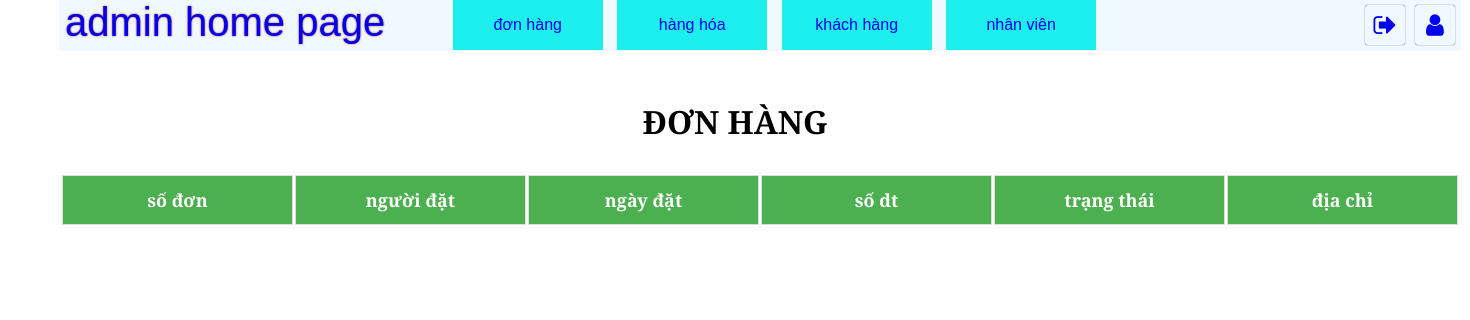
Page /admin/index.php on the earlier database version.
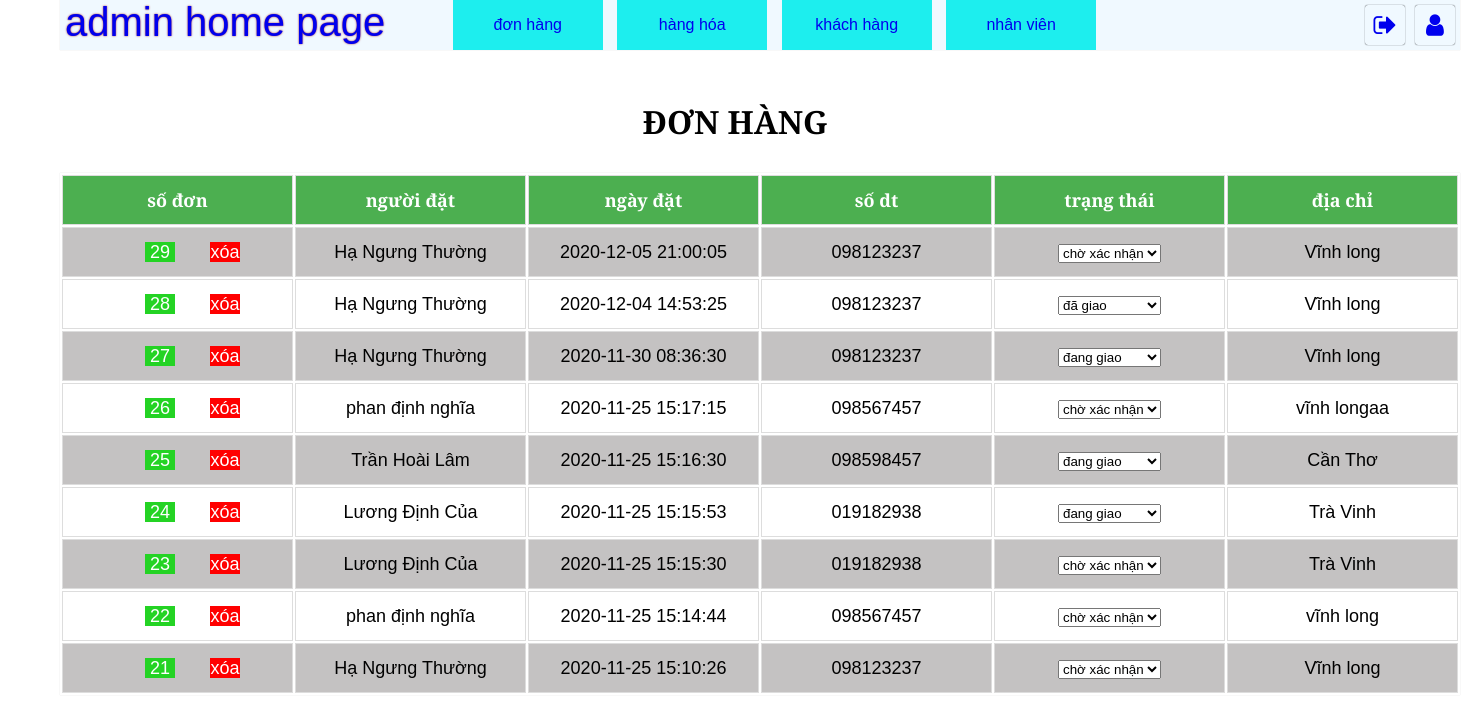
Same page on the later database version.
### tables this page shows
CREATE TABLE `dathang` (
  `SoDonDH` int(11) NOT NULL,
  `MSKH` int(11) NOT NULL,
  `MSNV` int(11) DEFAULT NULL,
  `NgayDH` datetime NOT NULL,
  `TrangThai` varchar(10) DEFAULT NULL
);

CREATE TABLE `khachhang` (
  `MSKH` int(11) NOT NULL,
  `Username` varchar(50) NOT NULL,
  `Passwords` varchar(50) NOT NULL,
  `HoTenKH` varchar(50) NOT NULL,
  `DiaChi` varchar(50) DEFAULT NULL,
  `SoDienThoai` varchar(10) DEFAULT NULL
);

### sql/select.php (called while the page is built)
<?php
    include '../sql/connect.php' ;
    $result =$connect->query($sql) or die("loi select roi");
?>

### admin/index.php (the view, shortened to what this page needs)
<!DOCTYPE html>
<html lang="en">
<head>
    <link rel="stylesheet" href="../css/styleAdmin.css">
    <link rel="stylesheet" href="https://cdnjs.cloudflare.com/ajax/libs/font-awesome/4.7.0/css/font-awesome.min.css">
</head>
<body>
    <?php
        include './searchbar.php';
        $sql = "SELECT dathang.SoDonDH,khachhang.HoTenKH,khachhang.DiaChi,
        khachhang.SoDienThoai,dathang.TrangThai,dathang.NgayDH,khachhang.MSKH from dathang INNER JOIN
        khachhang on dathang.MSKH = khachhang.MSKH  order by dathang.NgayDH desc";
        include '../sql/select.php';
    ?>
    <h1 class="tbname">ĐƠN HÀNG</h1>
    <table class="table_index">
        <tr>
            <th>số đơn</th>
            <th>người đặt</th>
            <th>ngày đặt</th>
            <th>số dt</th>
            <th>trạng thái</th>
            <th>địa chỉ</th>
        </tr>
        <?php
            $stt =1;
            while($row=mysqli_fetch_array($result) ){
                $stt++;
                ?>
                <tr>
                <td><a class="chitiet" href="./dadathang.php?sodon=<?php echo $row['SoDonDH']?>" class="choice_index" name="status<?php echo $stt ?>"><?php echo $row['SoDonDH'] ?></a>
                    <a class="xoa" href="../functions/deletecart.php?&hh=2&pid=<?php echo $row['SoDonDH']?>">  xóa</a>
                </td>
                <td><?php echo $row['HoTenKH'] ?></td>
                <td><?php echo $row['NgayDH'] ?></td>
                <td><?php echo $row['SoDienThoai'] ?></td>
                <td>
                <select class="status" name="status<?php echo $stt ?>" onchange="changes(this)">
                    <option value="wait" <?php if($row['TrangThai'] =="wait" ) {echo "selected";} ?>>chờ xác nhận</option>
                    <option value="shipping" <?php if($row['TrangThai'] =="shipping" ) {echo "selected";} ?>>đang giao</option>
                    <option value="delivered" <?php if($row['TrangThai'] =="delivered" ) {echo "selected";} ?>>đã giao</option>
                </select>
                </td>
                <td><?php echo $row['DiaChi'] ?></td>
                </tr>
                <?php
            }
        ?>
    </table>
</body>
</html>

### admin/searchbar.php
<div id="searchbar">
    <div id="logo"><a href="./index.php" title="trang chủ">admin home page</a></div>
    <div id="functions">
        <div title="đơn hàng"><a href="./index.php">đơn hàng</a></div>
        <div title="hàng hóa"><a href="./hanghoa.php">hàng hóa</a></div>
        <div title="khách hàng"><a href="./khachhang.php">khách hàng</a></div>
        <div title="nhân viên"><a href="./nhanvien.php">nhân viên</a></div>
    </div>
    <div id="cart">
        <a href="./cvkh.php" title="user" >
        <i class="fa fa-user" aria-hidden="true"></i>
        </a>
        <a href="./logout.php" title="đăng xuất">
        <i class="fa fa-sign-out" aria-hidden="true"></i>
        </a>
    </div>
</div>

### css/styleAdmin.css (style rules this page uses)
* { margin: 0; padding: 0 ; box-sizing: border-box; position: relative; font-family: 'Alegreya Sans', sans-serif; transition:0.3s; }
#menu ,#searchbar,#banner,#info ,#phone,#offer,#sign,#cv ,#fooder,#allcart,.table_index,.tshanghoa { width: 1400px; height: 50px; margin-left: 60px; box-shadow: 0px 0px 1px rgb(212, 212, 212); }
#searchbar { position: -webkit-sticky; position: sticky; display: flex; flex-direction: row; background: rgb(240, 249, 255); z-index: 300; }
#searchbar a { text-decoration: none; }
#logo { padding-left: 5px; flex:2; font-size: 40px; color: rgb(0, 0, 0); text-shadow: 0px 0px 2px brown; }
#cart { flex: 1; padding: 5px; font-size: 25px; line-height: 40px; display: flex; flex-direction: row-reverse; }
#cart a { display: inline-block; height: 40px ; width: 40px ; box-shadow: 0px 0px 1px black; border-radius: 3px; text-align: center; margin-left: 10px; }
#functions { display: inline-block; width: auto; height: 50px; margin-right: 150px; }
#functions div { display: inline-block; width: 150px; line-height: 50px; text-align: center; height: 50px; background: rgb(29, 238, 238); margin-right: 10px; }
.table_index { margin-top: 30px; }
.table_index th ,.table_index td { width: 150px; height: 50px; text-align: center; }
.table_index td, .table_index th { border: 1px solid #ddd; padding: 8px; font-size: 18px; }
.table_index tr:nth-child(even) { background-color: #c4c2c2; }
.table_index th { padding-top: 12px; padding-bottom: 12px; background-color: #4CAF50; color: white; }
.table_index .xoa ,.table_index .chitiet { text-decoration: none; display : inline-block; background : red; width: 30px; height: 20px; margin-left: 30px; color : white; }
.table_index .chitiet { background : rgb(36, 211, 36); }
.tbname { text-align: center; margin-top: 50px; }

Differences in the rows shown:
added dathang: SoDonDH "29", MSKH.HoTenKH "Hạ Ngưng Thường", NgayDH "2020-12-05 21:00:05", MSKH.SoDienThoai "098123237", TrangThai "chờ xác nhận", MSKH.DiaChi "Vĩnh long"
added dathang: SoDonDH "28", MSKH.HoTenKH "Hạ Ngưng Thường", NgayDH "2020-12-04 14:53:25", MSKH.SoDienThoai "098123237", TrangThai "đã giao", MSKH.DiaChi "Vĩnh long"
added dathang: SoDonDH "27", MSKH.HoTenKH "Hạ Ngưng Thường", NgayDH "2020-11-30 08:36:30", MSKH.SoDienThoai "098123237", TrangThai "đang giao", MSKH.DiaChi "Vĩnh long"
added dathang: SoDonDH "26", MSKH.HoTenKH "phan định nghĩa", NgayDH "2020-11-25 15:17:15", MSKH.SoDienThoai "098567457", TrangThai "chờ xác nhận", MSKH.DiaChi "vĩnh longaa"
added dathang: SoDonDH "25", MSKH.HoTenKH "Trần Hoài Lâm", NgayDH "2020-11-25 15:16:30", MSKH.SoDienThoai "098598457", TrangThai "đang giao", MSKH.DiaChi "Cần Thơ"
added dathang: SoDonDH "24", MSKH.HoTenKH "Lương Định Của", NgayDH "2020-11-25 15:15:53", MSKH.SoDienThoai "019182938", TrangThai "đang giao", MSKH.DiaChi "Trà Vinh"
added dathang: SoDonDH "23", MSKH.HoTenKH "Lương Định Của", NgayDH "2020-11-25 15:15:30", MSKH.SoDienThoai "019182938", TrangThai "chờ xác nhận", MSKH.DiaChi "Trà Vinh"
added dathang: SoDonDH "22", MSKH.HoTenKH "phan định nghĩa", NgayDH "2020-11-25 15:14:44", MSKH.SoDienThoai "098567457", TrangThai "chờ xác nhận", MSKH.DiaChi "vĩnh long"
added dathang: SoDonDH "21", MSKH.HoTenKH "Hạ Ngưng Thường", NgayDH "2020-11-25 15:10:26", MSKH.SoDienThoai "098123237", TrangThai "chờ xác nhận", MSKH.DiaChi "Vĩnh long"
